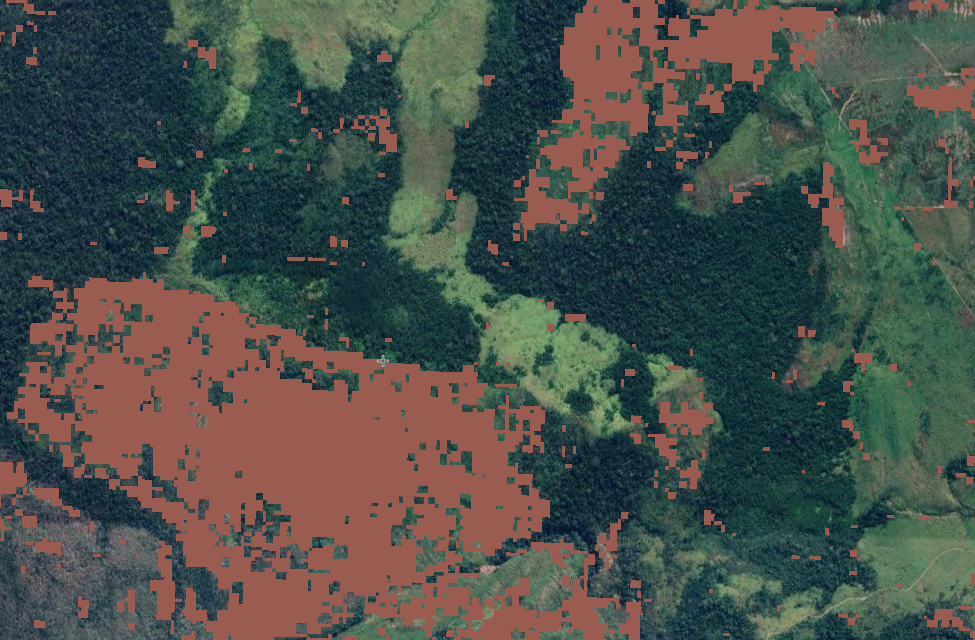
#> input picture preprocessing/data/map.png, 975 x 640 px; its folder holds only this picture in this run
$ python image_to_graph.py data/map.png
#> lines starting #> are read from the running program, lines starting #| are printed output that depends on the picture
# %%

import numpy as np
import cv2
import matplotlib.pyplot as plt
import networkx as nx
from PIL import Image
from typing import Tuple, Dict
import argparse
import os


class HeatmapToGraph:
    """
    Convierte una imagen de mapa de calor en un grafo con nodos ponderados
    (Converts a heatmap image into a weighted graph)
    """

    def __init__(self, grid_size: Tuple[int, int] = (10, 10)):
        """
        Inicializa el convertidor de heatmap a grafo

        Args:
            grid_size: Tupla (filas, columnas) para el tamaño de la grilla
        """
        self.grid_size = grid_size
        self.image = None
        self.heatmap_values = None
        self.nodes = {}
        self.graph = nx.Graph()

    def load_image(self, image_path: str) -> np.ndarray:
        """
        Cargar imagen PNG y convertir a escala de grises para análisis

        Args:
            image_path: Ruta a la imagen PNG

        Returns:
            Array numpy de la imagen en escala de grises
        """
#> called with image_path = 'data/map.png'
        try:
            # Cargar imagen usando PIL para mejor compatibilidad con PNG
            pil_image = Image.open(image_path)
#> pil_image is the input picture: PIL image 975x640 RGBA; mean R, G, B, A 75.3, 79.6, 73.5, 255

            # Convertir a RGB si es necesario
            if pil_image.mode != 'RGB':
                pil_image = pil_image.convert('RGB')
#> pil_image: PIL image 975x640 RGB

            # Convertir a numpy array
            image_array = np.array(pil_image)

            # Convertir a escala de grises para análisis del heatmap
            if len(image_array.shape) == 3:
                # Usar conversión ponderada para mejor representación
                gray_image = cv2.cvtColor(image_array, cv2.COLOR_RGB2GRAY)
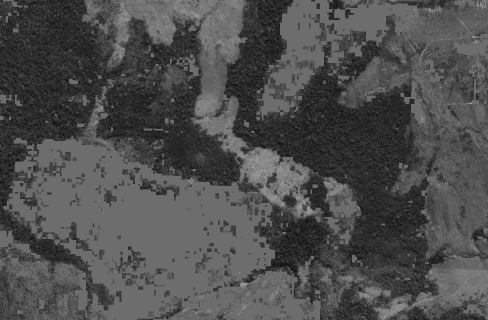
#> gray_image: shape (640, 975) (shown at 1/2 size); min 9, max 199, mean 77.7
            else:
                gray_image = image_array

            self.image = image_array
            self.heatmap_values = gray_image

            print(f"Imagen cargada: {image_array.shape}")
#| Imagen cargada: (640, 975, 3)
            print(f"Rango de valores del heatmap: "
                  f"{gray_image.min()} - {gray_image.max()}")
#| Rango de valores del heatmap: 9 - 199

            return image_array

        except Exception as e:
            raise Exception(f"Error al cargar la imagen: {str(e)}")

    def create_grid_nodes(self) -> Dict[Tuple[int, int], Dict]:
        """
        Crear nodos en una grilla sobre la imagen y calcular pesos basados en
        diversidad de colores del heatmap (más colores = mejor lugar)

        Returns:
            Diccionario con información de los nodos
        """
        if self.heatmap_values is None:
            raise ValueError("Primero debe cargar una imagen")

        rows, cols = self.grid_size
        img_height, img_width = self.heatmap_values.shape

        # Calcular el tamaño de cada celda de la grilla
        cell_height = img_height // rows
        cell_width = img_width // cols

        self.nodes = {}
        self.graph.clear()

        for i in range(rows):
            for j in range(cols):
                # Calcular las coordenadas del centro de cada celda
                center_y = int(i * cell_height + cell_height // 2)
                center_x = int(j * cell_width + cell_width // 2)

                # Extraer la región de la celda para calcular el peso
                y_start = i * cell_height
                y_end = min((i + 1) * cell_height, img_height)
                x_start = j * cell_width
                x_end = min((j + 1) * cell_width, img_width)

                # Extraer región de la imagen original (color) y grayscale
                if len(self.image.shape) == 3:
                    color_region = self.image[y_start:y_end, x_start:x_end]
                else:
                    color_region = self.image[y_start:y_end, x_start:x_end]

                gray_region = self.heatmap_values[y_start:y_end, x_start:x_end]

                # NUEVO ALGORITMO DE PESO BASADO EN DIVERSIDAD DE COLORES
                peso_normalizado = self._calculate_color_diversity_weight(
                    color_region, gray_region)

                # GENERAR COSTO BASADO EN COLUMNA
                # Primera columna (j=0): costo = 30
                # Cada columna a la derecha: costo aumenta en 15
                costo_columna = 30 + (j * 15)  # j=0: 30, j=1: 45, j=2: 60, etc.

                # Información del nodo
                node_info = {
                    'posicion': (center_x, center_y),
                    'peso': peso_normalizado * 255.0,  # Escalar para compatibilidad
                    'peso_normalizado': peso_normalizado,  # BENEFICIO
                    'costo': costo_columna,  # COSTO BASADO EN COLUMNA
                    'region': (x_start, y_start, x_end, y_end),
                    'id': f"node_{i}_{j}"
                }

                self.nodes[(i, j)] = node_info

                # Agregar nodo al grafo NetworkX
                self.graph.add_node((i, j), **node_info)
#> this loop made 3 passes
#> pass 1, in _calculate_color_diversity_weight, `hue = hsv_region[:, :, 0].astype(np.float32)`:
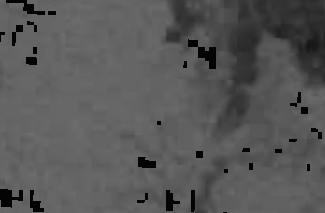
#> hue: shape (213, 325) float32; min 4, max 115, mean 87.7
#> pass 1, in _calculate_color_diversity_weight, `saturation = hsv_region[:, :, 1].astype(np.float32) / 255.0`:
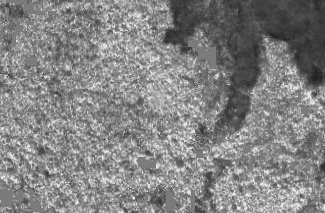
#> saturation: shape (213, 325) float32; min 0.118, max 0.953, mean 0.516
#> pass 1, in _calculate_color_diversity_weight, `value = hsv_region[:, :, 2].astype(np.float32) / 255.0`:
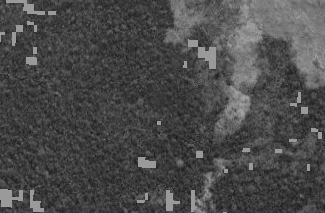
#> value: shape (213, 325) float32; min 0.0863, max 0.655, mean 0.291
#> after the loop, self.nodes = 9 items
#> (the rest of the program and of its run is left out)
